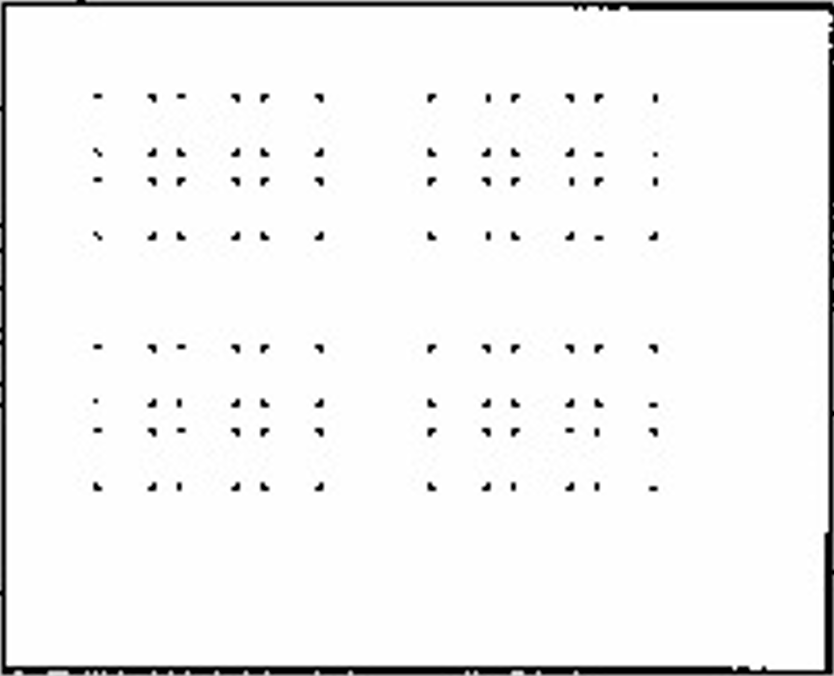
#> input picture single/src/PRM/warehouse.PNG, 834 x 676 px
$ python main.py   (older library calls are emulated)
#> lines starting #> are read from the running program, lines starting #| are printed output that depends on the picture; after the words box and inside, x2 and y2 are one past the last pixel; in counts of white or black regions, pixels touching at a corner belong together
### single/src/PRM/PRM.py

import matplotlib.pyplot as plt
import numpy as np
import networkx as nx
import math
from scipy import spatial


# Class for PRM
class PRM:
    # Constructor
    def __init__(self, map_array):
        self.map_array = map_array  # map array, 1->free, 0->obstacle
        self.size_row = map_array.shape[0]  # map size
        self.size_col = map_array.shape[1]  # map size

        self.samples = []  # list of sampled points
        self.graph = nx.Graph()  # constructed graph
        self.path = []  # list of nodes of the found path
        self.robot_radius = 5

    def check_collision(self, p1, p2):
        obstacle_collision = False
        path = np.linspace([p1[0], p1[1]], [p2[0], p2[1]], num=10, dtype=int)
        for pt in path:
            for i in range(pt[0]-self.robot_radius, pt[0]+self.robot_radius):
                for j in range(pt[1]-self.robot_radius, pt[1]+self.robot_radius):
                    if self.map_array[i,j] == 0:
                        obstacle_collision = True
                        break
        return obstacle_collision

    def dis(self, point1, point2):
        return math.sqrt((point1[0] - point2[0]) ** 2 + (point1[1] - point2[1]) ** 2)

    def draw_map(self):
        '''Visualization of the result
        '''
        # Create empty map
        fig, ax = plt.subplots()
        img = 255 * np.dstack((self.map_array, self.map_array, self.map_array))
        ax.imshow(img)

        # Draw graph
        # get node position (swap coordinates)
        node_pos = np.array(self.samples)[:, [1, 0]]
        pos = dict(zip(range(len(self.samples)), node_pos))
        pos['start'] = (self.samples[-2][1], self.samples[-2][0])
        pos['goal'] = (self.samples[-1][1], self.samples[-1][0])

        # draw constructed graph
        nx.draw(self.graph, pos, node_size=3, node_color='y', edge_color='y', ax=ax)

        # If found a path
        if self.path:
            # add temporary start and goal edge to the path
            final_path_edge = list(zip(self.path[:-1], self.path[1:]))
            nx.draw_networkx_nodes(self.graph, pos=pos, nodelist=self.path, node_size=8, node_color='b')
            nx.draw_networkx_edges(self.graph, pos=pos, edgelist=final_path_edge, width=2, edge_color='b')

        # draw start and goal
        nx.draw_networkx_nodes(self.graph, pos=pos, nodelist=['start'], node_size=12, node_color='g')
        nx.draw_networkx_nodes(self.graph, pos=pos, nodelist=['goal'], node_size=12, node_color='r')

        # show image
        plt.axis('on')
        ax.tick_params(left=True, bottom=True, labelleft=True, labelbottom=True)
        plt.show()

    def sample(self):
        '''Construct a graph for PRM
        arguments:
            n_pts - number of points try to sample,
                    not the number of final sampled points
            sampling_method - name of the chosen sampling method

        Sample points, connect, and add nodes and edges to self.graph
        '''
        # Initialize before sampling
        self.samples = []
        self.graph.clear()
        self.path = []

        self.graph.clear()

        sample_list = [(12.5,12.5),(12.5,37.5),(12.5,62.5),(12.5,87.5),(12.5,112.5),(12.5,137.5),(12.5,162.5),(12.5,187.5),(12.5,212.5),\
            (37.5,12.5),(37.5,112.5),(37.5,212.5),(62.5,12.5),(62.5,112.5),(62.5,212.5),\
            (87.5,12.5),(87.5,37.5),(87.5,62.5),(87.5,87.5),(87.5,112.5),(87.5,137.5),(87.5,162.5),(87.5,187.5),(87.5,212.5),\
            (112.5,12.5),(112.5,112.5),(112.5,212.5),(137.5,12.5),(137.5,112.5),(137.5,212.5),\
            (162.5,12.5),(162.5,37.5),(162.5,62.5),(162.5,87.5),(162.5,112.5),(162.5,137.5),(162.5,162.5),(162.5,187.5),(162.5,212.5)]
        for sample in sample_list:
            self.samples.append(sample)

        pairs = []
        p_ids = []
        KDtree = spatial.KDTree(np.array(self.samples))
        KDtree_pairs = KDtree.query_pairs(30)
        for pair in KDtree_pairs:
            point1 = self.samples[pair[0]]
            point2 = self.samples[pair[1]]
            distance = self.dis(point1, point2)
            if self.check_collision(point1, point2):
                continue
            if pair[0] not in p_ids:
                p_ids.append(pair[0])
            if pair[1] not in p_ids:
                p_ids.append(pair[1])
            pairs.append((pair[0], pair[1], distance))

        self.graph.add_nodes_from(p_ids)
        self.graph.add_weighted_edges_from(pairs)

        # Print constructed graph information
        n_nodes = self.graph.number_of_nodes()
        n_edges = self.graph.number_of_edges()
        print("The constructed graph has %d nodes and %d edges" % (n_nodes, n_edges))

    def search(self, start, goal, sampling_method="uniform"):
        '''Search for a path in graph given start and goal location
        arguments:
            start - start point coordinate [row, col]
            goal - goal point coordinate [row, col]

        Temporary add start and goal node, edges of them and their nearest neighbors
        to graph for self.graph to search for a path.
        '''
        # Clear previous path
        self.path = []

        # Temporarily add start and goal to the graph
        self.samples.append(start)
        self.samples.append(goal)
        # start and goal id will be 'start' and 'goal' instead of some integer
        self.graph.add_nodes_from(['start', 'goal'])

        start_pairs = []
        goal_pairs = []

        start_goal_radius = 30

        KDtree = spatial.KDTree(np.array(self.samples))
        KDtree_start_pairs = spatial.KDTree.query_ball_point(KDtree, start, start_goal_radius)
        KDtree_goal_pairs = spatial.KDTree.query_ball_point(KDtree, goal, start_goal_radius)
        for s in KDtree_start_pairs:
            if self.check_collision(start, self.samples[s]):
                continue
            distance = self.dis(start, self.samples[s])
            start_pairs.append(('start', s, distance))
        for g in KDtree_goal_pairs:
            if self.check_collision(goal, self.samples[g]):
                continue
            distance = self.dis(goal, self.samples[g])
            start_pairs.append(('goal', g, distance))

        # Add the edge to graph
        self.graph.add_weighted_edges_from(start_pairs)
        self.graph.add_weighted_edges_from(goal_pairs)

        # Seach using Dijkstra
        try:
            self.path = nx.algorithms.shortest_paths.weighted.dijkstra_path(self.graph, 'start', 'goal')
            print("PATH", self.path)
            gazebo_path = []
            for i in self.path:
                if i=='start':
                    pixel_coord = start
                elif i=='goal':
                    pixel_coord = goal
                else:
                    pixel_coord = self.samples[i]
                x = pixel_coord[1]/25 - 4.5
                y = (200-pixel_coord[0])/25 - 4.5
                gazebo_coord = (x,y)
                gazebo_path.append(gazebo_coord)
            print(gazebo_path)
            path_length = nx.algorithms.shortest_paths.weighted.dijkstra_path_length(self.graph, 'start', 'goal')
            print("The path length is %.2f" % path_length)
        except nx.exception.NetworkXNoPath:
            print("No path found")

        # Draw result
        self.draw_map()

        # Remove start and goal node and their edges
        self.samples.pop(-1)
        self.samples.pop(-1)
        self.graph.remove_nodes_from(['start', 'goal'])
        self.graph.remove_edges_from(start_pairs)
        self.graph.remove_edges_from(goal_pairs)

### single/src/PRM/main.py
# Main and helper function

from PIL import Image
import numpy as np
from PRM import PRM

import matplotlib.pyplot as plt


def load_map(file_path):
    ''' Load map from an image and return a 2D binary numpy array
        where 0 represents obstacles and 1 represents free space
    '''
#> called with file_path = 'warehouse.PNG'
    # Load the image with grayscale
    img = Image.open(file_path).convert('L')

    # Rescale the image
    img = img.resize((250, 200), Image.ANTIALIAS)
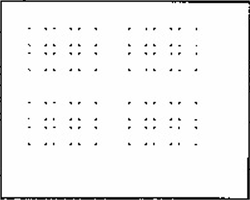
#> img: PIL image 250x200 L; min 0, max 255, mean 243.2

    map_array = np.asarray(img, dtype='uint8')

    # Get bianry image
    threshold = 127
    map_array = 1 * (map_array > threshold)
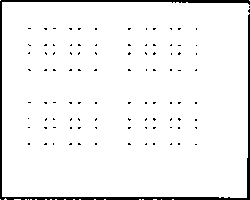
#> map_array: shape (200, 250) int64; values 0 (black) and 1 (white), 95.1% white; 99 black regions (98 under 20 px), largest, box (x1, y1, x2, y2) and area: (0, 0, 250, 200) 2046

    # Result 2D numpy array
    return map_array


if __name__ == "__main__":
    # Load the map
    shelves = [[(37.5,37.5),(37.5,62.5),(37.5,87.5),(37.5,137.5),(37.5,162.5),(37.5,187.5)],\
        [(62.5,37.5),(62.5,62.5),(62.5,87.5),(62.5,137.5),(62.5,162.5),(62.5,187.5)],\
        [(112.5,37.5),(112.5,62.5),(112.5,87.5),(112.5,137.5),(112.5,162.5),(112.5,187.5)],\
        [(137.5,37.5),(137.5,62.5),(137.5,87.5),(137.5,137.5),(137.5,162.5),(137.5,187.5)]]

    map_array = load_map("warehouse.PNG")

    # Planning class
    PRM_planner = PRM(map_array)

    # Search with PRM
    PRM_planner.sample()

    ## Define the Start and Goal Positions here
    goal1_shelf_row = 2
    goal1_shelf_col = 3
    start1 = (87.5, 225)

    # Find the path
    goal1  = shelves[goal1_shelf_row-1][goal1_shelf_col-1]
    PRM_planner.search(start1, goal1)
#> in draw_map, `plt.show()`:
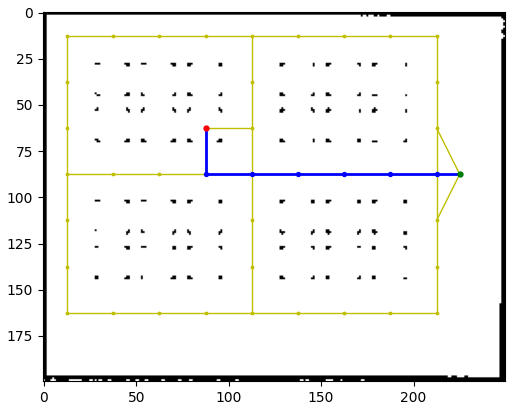
#> figure drawn by matplotlib, 1 panel
